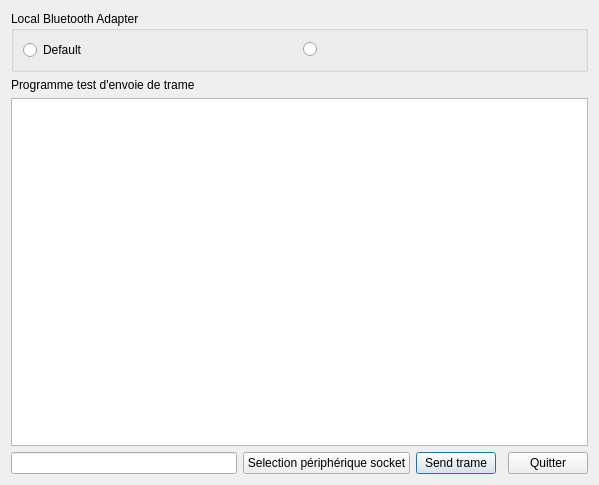
<?xml version="1.0" encoding="UTF-8"?>
<ui version="4.0">
 <class>SocketDialog</class>
 <widget class="QDialog" name="SocketDialog">
  <property name="geometry">
   <rect>
    <x>0</x>
    <y>0</y>
    <width>599</width>
    <height>485</height>
   </rect>
  </property>
  <property name="windowTitle">
   <string>Dialog</string>
  </property>
  <layout class="QGridLayout" name="gridLayout">
   <item row="3" column="2">
    <widget class="QPushButton" name="pushButtonTrame">
     <property name="enabled">
      <bool>true</bool>
     </property>
     <property name="text">
      <string>Send trame</string>
     </property>
    </widget>
   </item>
   <item row="0" column="0" colspan="5">
    <widget class="QGroupBox" name="localAdapters">
     <property name="title">
      <string>Local Bluetooth Adapter</string>
     </property>
     <layout class="QHBoxLayout" name="horizontalLayout">
      <item>
       <widget class="QRadioButton" name="firstAdapter">
        <property name="text">
         <string>Default</string>
        </property>
       </widget>
      </item>
      <item>
       <widget class="QRadioButton" name="secondAdapter">
        <property name="text">
         <string/>
        </property>
       </widget>
      </item>
     </layout>
    </widget>
   </item>
   <item row="3" column="4">
    <widget class="QPushButton" name="pushButton_Quit">
     <property name="text">
      <string>Quitter</string>
     </property>
    </widget>
   </item>
   <item row="1" column="0" colspan="5">
    <widget class="QLabel" name="label">
     <property name="text">
      <string>Programme test d'envoie de trame</string>
     </property>
    </widget>
   </item>
   <item row="3" column="0">
    <widget class="QLineEdit" name="lineEditTrame"/>
   </item>
   <item row="2" column="0" colspan="5">
    <widget class="QTextEdit" name="textEditRponse"/>
   </item>
   <item row="3" column="1">
    <widget class="QPushButton" name="pushButton_connect_device_socket">
     <property name="text">
      <string>Selection périphérique socket</string>
     </property>
    </widget>
   </item>
  </layout>
 </widget>
 <resources/>
 <connections/>
</ui>
